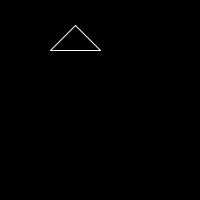
Frame 1 (no input)
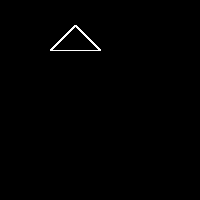
Frame 60 (the mouse pressed at the canvas centre just before this capture)
Frame 120 (the mouse held since frame 60 and released just before this capture): identical to frame 60, image omitted

The Processing sketch that drew these frames (run headless with seeded random() and noise(); from frame 60 on, the mouse is pressed at the canvas centre):

// Processing sketch: sketch_9_8
// ── sketch_9_8.pde
//9.8

int x = 50;
int y = 50;
int x2 = 100;
int y2 = 50;
int x3 = 75;
int y3 = 25;
void setup(){
  size(200, 200);
  background(0, 0, 0);
}

void draw(){
  tekenDriehoek();
}

void tekenDriehoek(){
  stroke(255, 255, 255);
  line(x, y, x2, y2);
  line(x2, y2, x3, y3);
  line(x3, y3, x, y);
}
